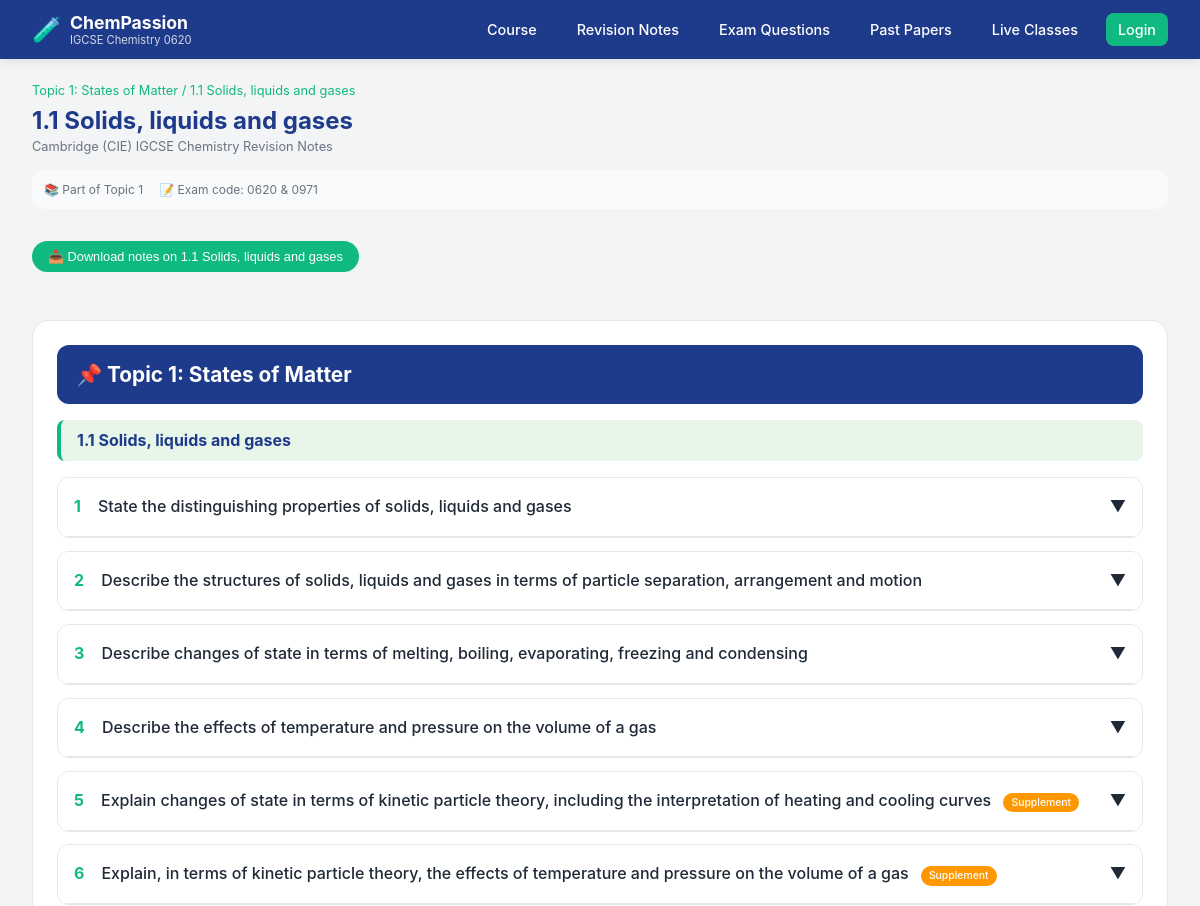
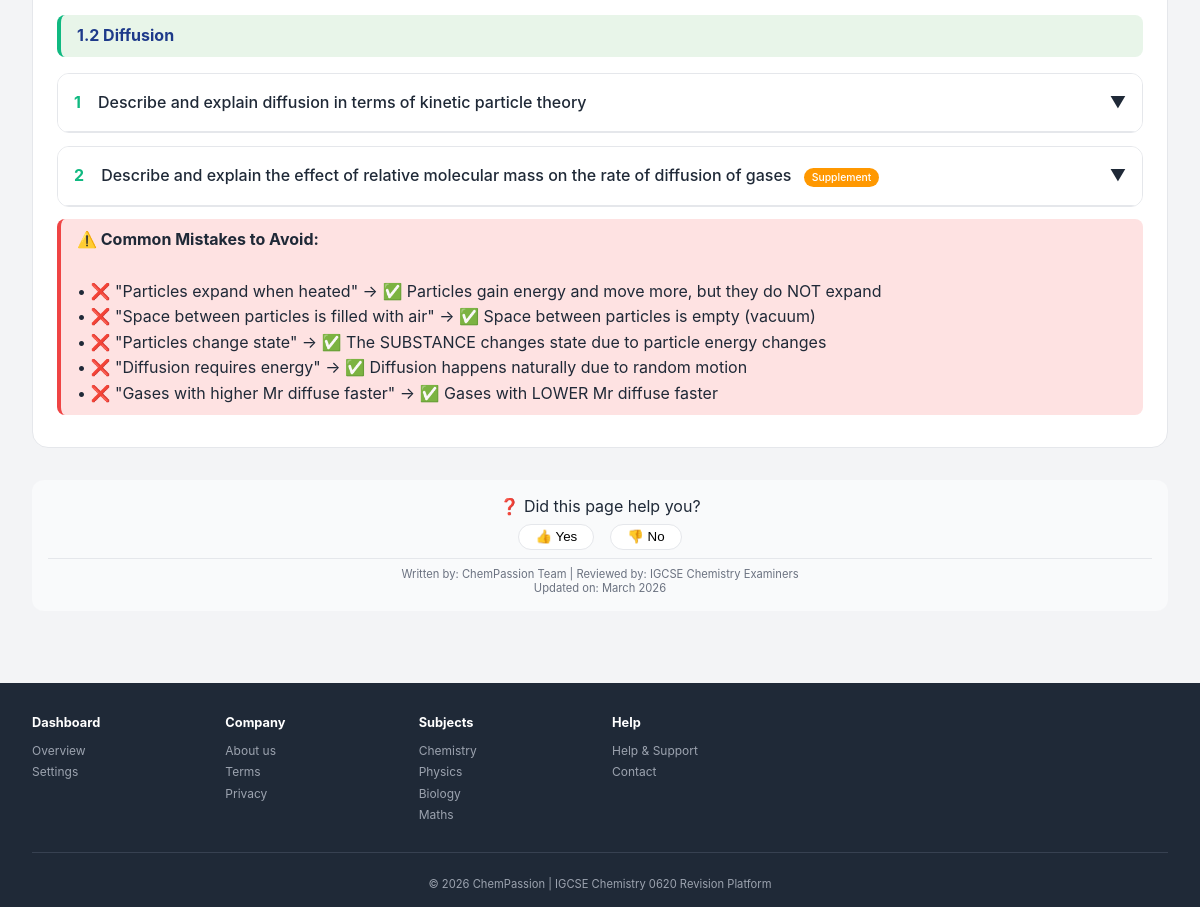
Screenshot of /subtopic/32/ with the database file from the repository (2 pictures, top to bottom).
### pastpapers/models.py (models this page shows, shortened)
class Topic(models.Model):
    code = models.CharField(max_length=10, help_text="e.g., 1.1, 2.3")
    name = models.CharField(max_length=200, help_text="e.g., States of Matter")
    description = models.TextField(blank=True)
    order = models.IntegerField(default=0)
    class Meta:
        ordering = ['order', 'code']

class Subtopic(models.Model):
    topic = models.ForeignKey(Topic, on_delete=models.CASCADE, related_name='subtopics')
    name = models.CharField(max_length=200)
    explanation = models.TextField(blank=True)
    video_url = models.URLField(blank=True, null=True, help_text="YouTube video link")
    order = models.IntegerField(default=0)
    class Meta:
        ordering = ['order']

class TopicNote(models.Model):
    topic = models.OneToOneField(Topic, on_delete=models.CASCADE, related_name='notes')
    content = models.TextField(help_text="Write notes in markdown or HTML format")
    pdf_file = models.FileField(upload_to='notes/', blank=True, null=True)
    updated_at = models.DateTimeField(auto_now=True)

### pastpapers/views.py (the view)
# urls.py: path('subtopic/<int:subtopic_id>/', views.subtopic_detail, name='subtopic_detail'),
def subtopic_detail(request, subtopic_id):
    subtopic = get_object_or_404(Subtopic, id=subtopic_id)
    topic = subtopic.topic
    try:
        note = TopicNote.objects.get(topic=topic)
        content = note.content
    except TopicNote.DoesNotExist:
        content = f"<h2>Notes for {subtopic.name}</h2><p>Coming soon! Check back later for detailed revision notes.</p>"
    context = {
        'subtopic': subtopic,
        'topic': topic,
        'content': content,
    }
    return render(request, 'pastpapers/subtopic_detail.html', context)

### pastpapers/context_processors.py (called while the page is built)
def topics_processor(request):
    try:
        topics = Topic.objects.all().order_by('order')
        for topic in topics:
            topic.question_count = topic.question_set.count()
            topic.subtopic_count = topic.subtopics.count()
        return {'topics': topics}
    except:
        return {'topics': []}

### pastpapers/templates/pastpapers/subtopic_detail.html (shortened to what this page needs)
{% extends 'pastpapers/base.html' %}
{% block content %}
<div class="subtopic-header">
    <div class="topic-breadcrumb">
        <a href="{% url 'topic_detail' topic.id %}">Topic {{ topic.code }}: {{ topic.name }}</a> / {{ subtopic.name }}
    </div>
    <h1>{{ subtopic.name }}</h1>
    <div class="exam-code">Cambridge (CIE) IGCSE Chemistry Revision Notes</div>
    <div class="notes-meta">
        <span>📚 Part of Topic {{ topic.code }}</span>
        <span>📝 Exam code: 0620 & 0971</span>
    </div>
    <button class="download-btn" id="downloadNotesBtn">📥 Download notes on {{ subtopic.name }}</button>
</div>
<div class="notes-content">
    {% if content %}
        {{ content|safe }}
    {% endif %}
</div>
<div class="feedback-section">
    <p>❓ Did this page help you?</p>
    <div class="feedback-buttons">
        <button class="feedback-btn" onclick="feedback('yes')">👍 Yes</button>
        <button class="feedback-btn" onclick="feedback('no')">👎 No</button>
    </div>
    <div class="author-info">
        <p>Written by: ChemPassion Team | Reviewed by: IGCSE Chemistry Examiners</p>
        <p>Updated on: March 2026</p>
    </div>
</div>
{% endblock %}

### pastpapers/templates/pastpapers/base.html (style rules this page uses)
* { margin: 0; padding: 0; box-sizing: border-box; }
body { font-family: 'Inter', -apple-system, BlinkMacSystemFont, 'Segoe UI', Roboto, sans-serif; background: #F3F4F6; color: #1F2937; }
.point-item { border: 1px solid #E5E7EB; border-radius: 12px; margin-bottom: 0.8rem; background: white; overflow: hidden; }
.point-question { padding: 1rem; cursor: pointer; display: flex; justify-content: space-between; align-items: center; background: white; font-weight: 500; color: #1F2937; }
.point-answer { max-height: 0; overflow: hidden; transition: max-height 0.3s ease; background: #FAFAFE; border-top: 1px solid #E5E7EB; }
.point-number { font-weight: bold; color: #10B981; margin-right: 0.8rem; }
.supplement-badge { background: #7C3AED; color: white; font-size: 0.65rem; padding: 0.2rem 0.5rem; border-radius: 20px; margin-left: 0.5rem; }
.main-heading { background: #1E3A8A; color: white; padding: 0.8rem 1.2rem; border-radius: 12px; margin-bottom: 1rem; font-weight: bold; }
.sub-heading { background: #F0FDF4; color: #10B981; padding: 0.5rem 1rem; border-radius: 8px; margin: 1rem 0; font-weight: bold; border-left: 4px solid #10B981; }

### pastpapers/templates/pastpapers/subtopic_detail.html (style rules this page uses)
.subtopic-header { margin-bottom: 2rem; }
.subtopic-header h1 { font-size: 1.5rem; color: #1E3A8A; margin-bottom: 0.25rem; }
.topic-breadcrumb { color: #10B981; font-size: 0.8rem; margin-bottom: 0.5rem; }
.topic-breadcrumb a { color: #10B981; text-decoration: none; }
.exam-code { color: #6B7280; font-size: 0.8rem; margin-bottom: 0.5rem; }
.notes-meta { display: flex; gap: 1rem; flex-wrap: wrap; margin: 1rem 0; padding: 0.75rem; background: #F9FAFB; border-radius: 12px; font-size: 0.75rem; color: #6B7280; }
.download-btn { display: inline-flex; align-items: center; gap: 0.5rem; background: #10B981; color: white; padding: 0.5rem 1rem; border-radius: 30px; text-decoration: none; font-size: 0.8rem; font-weight: 500; margin: 1rem 0; transition: all 0.2s; border: none; cursor: pointer; }
.notes-content { background: white; border-radius: 16px; padding: 1.5rem; border: 1px solid #E5E7EB; margin: 1rem 0; line-height: 1.6; }
.author-info { font-size: 0.7rem; color: #6B7280; margin-top: 0.5rem; padding-top: 0.5rem; border-top: 1px solid #E5E7EB; }
.feedback-section { margin-top: 2rem; padding: 1rem; background: #F9FAFB; border-radius: 12px; text-align: center; }
.feedback-buttons { display: flex; gap: 1rem; justify-content: center; margin-top: 0.5rem; }
.feedback-btn { background: white; border: 1px solid #E5E7EB; padding: 0.3rem 1rem; border-radius: 20px; cursor: pointer; transition: all 0.2s; }

### rows the page displays
Topic: code "1", name "States of Matter"
Subtopic: name "1.1 Solids, liquids and gases"
TopicNote: content "📌 Topic 1: States of Matter 1.1 Solids, liquids and gases 1 State the distinguishing properties of solids, liquids and gases ▼ 2 Describe the structures of solids, liquids and gases in terms of particle separation, arrangement and motion ▼ 3 Describe changes of state in terms of melting, boiling, evaporating, freezing and condensing ▼ 4 Describe the effects of temperature and pressure on the volume of a gas ▼ 5 Explain changes of state in terms of kinetic particle theory, including the interpretation of heating and cooling curves Supplement ▼ 6 Explain, in terms of kinetic particle theory, the effects of temperature and pressure on the volume of a gas Supplement ▼ 1.2 Diffusion 1 Describe…"
